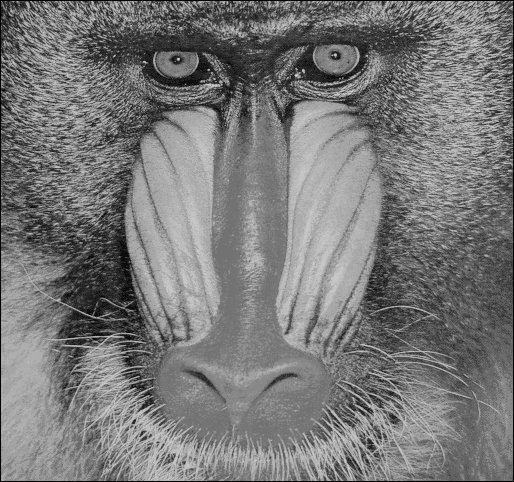
//> input picture AulasPraticas/Rafael/OpenCV/OpenCV_Guiao_04/IMAGENS/ape1.bmp, 514 x 482 px
$ ./OpenCV_ex_2 IMAGENS/ape1.bmp   (built with g++ and OpenCV 4)
//> lines starting //> are read from the running program, lines starting //| are printed output that depends on the picture; after the words box and inside, x2 and y2 are one past the last pixel; in counts of white or black regions, pixels touching at a corner belong together
#include <iostream>


#include "opencv2/core/core.hpp"

#include "opencv2/imgproc/imgproc.hpp"

#include "opencv2/highgui/highgui.hpp"


using namespace cv;

using namespace std;


// FUNCOES AUXILIARES

void printImageFeatures( const Mat &imagem )
{
    cout << endl;

    cout << "Numero de linhas : " << imagem.size().height << endl;

    cout << "Numero de colunas : " << imagem.size().width << endl;

    cout << "Numero de canais : " << imagem.channels() << endl;

    cout << "Numero de bytes por pixel : " << imagem.elemSize() << endl;

    cout << endl;
}


// MAIN

int main( int argc, char** argv )
{
    if( argc != 2)
    {
        cout <<"Falta o nome do ficheiro da imagem !!" << endl;

        return -1;
    }

	Mat imagemOriginal;

	imagemOriginal = imread( argv[1], CV_LOAD_IMAGE_UNCHANGED );
//> imagemOriginal is the input picture: 482 rows x 514 cols, CV_8UC1; min 0, max 217, mean 119.9

	if( ! imagemOriginal.data )
	{
	    // Leitura SEM SUCESSO

	    cout << "Ficheiro nao foi aberto ou localizado !!" << endl;

	    return -1;
	}

	if( imagemOriginal.channels() > 1 )
	{
	    // Converter para 1 so canal !!

	    cvtColor( imagemOriginal, imagemOriginal, CV_BGR2GRAY, 1 );
	}

    // Janela

    namedWindow( "Imagem Original", CV_WINDOW_AUTOSIZE );

    // Visualizar

    imshow( "Imagem Original", imagemOriginal );

    // Imprimir alguma informacao

    cout << "IMAGEM ORIGINAL" << endl;

    printImageFeatures( imagemOriginal );
//| Numero de linhas : 482
//| Numero de colunas : 514
//| Numero de canais : 1
//| Numero de bytes por pixel : 1

    // binary threshold

    Mat thresholdFMediaBinary;

    threshold( imagemOriginal, thresholdFMediaBinary, 120, 255, THRESH_BINARY_INV );
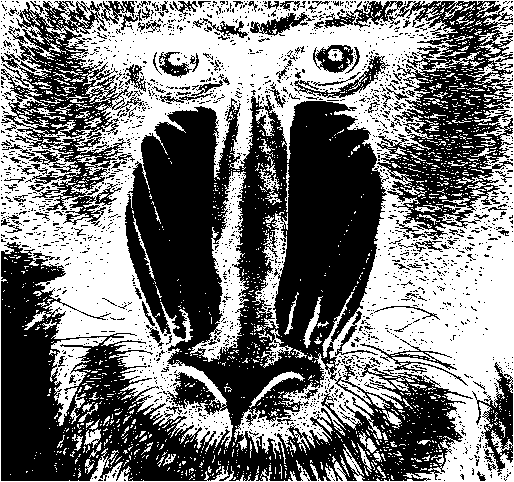
//> thresholdFMediaBinary: 482 rows x 514 cols, CV_8UC1; 47.6% white; 1780 white regions (1663 under 20 px), largest, box (x1, y1, x2, y2) and area: (0, 0, 514, 482) 99254, (190, 171, 249, 362) 3597, (50, 337, 107, 426) 1645

    namedWindow( "Binary image", CV_WINDOW_AUTOSIZE );

    imshow( "Binrary image", thresholdFMediaBinary );

    // dilate

    Mat dilateImg_33;
    Mat dilateImg_1111;

    Mat element11_11 = getStructuringElement(MORPH_ELLIPSE, Size(11, 11));
    Mat element3_3 = getStructuringElement(MORPH_ELLIPSE, Size(3, 3));

    dilate(thresholdFMediaBinary, dilateImg_1111, element11_11);
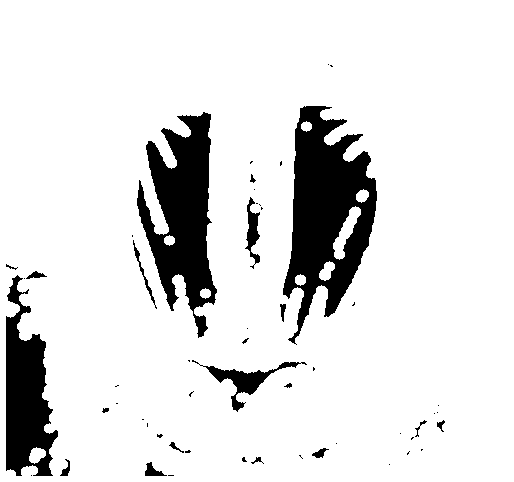
//> dilateImg_1111: 482 rows x 514 cols, CV_8UC1; 88% white; 54 black regions (35 under 20 px), largest, box (x1, y1, x2, y2) and area: (283, 106, 377, 345) 11769, (137, 112, 217, 338) 9303, (6, 275, 58, 476) 5991
    dilate(thresholdFMediaBinary, dilateImg_33, element3_3);
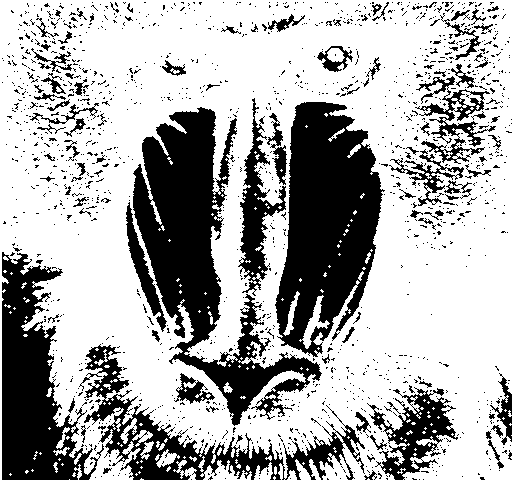
//> dilateImg_33: 482 rows x 514 cols, CV_8UC1; 68.3% white; 1463 black regions (1358 under 20 px), largest, box (x1, y1, x2, y2) and area: (133, 107, 322, 426) 19541, (275, 102, 385, 357) 17857, (2, 252, 104, 480) 11397

    Mat imageSubstract1111;
    Mat imageSubstract33;

    subtract(dilateImg_1111, thresholdFMediaBinary, imageSubstract1111);
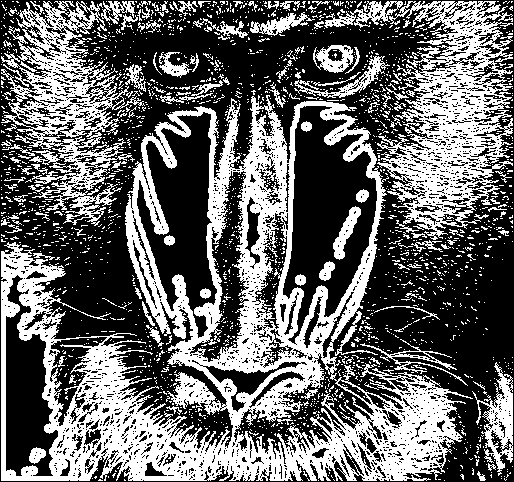
//> imageSubstract1111: 482 rows x 514 cols, CV_8UC1; 40.4% white; 2126 white regions (2001 under 20 px), largest, box (x1, y1, x2, y2) and area: (1, 95, 473, 481) 56268, (377, 1, 513, 240) 14738, (1, 1, 145, 226) 10575
    subtract(dilateImg_33, thresholdFMediaBinary, imageSubstract33);
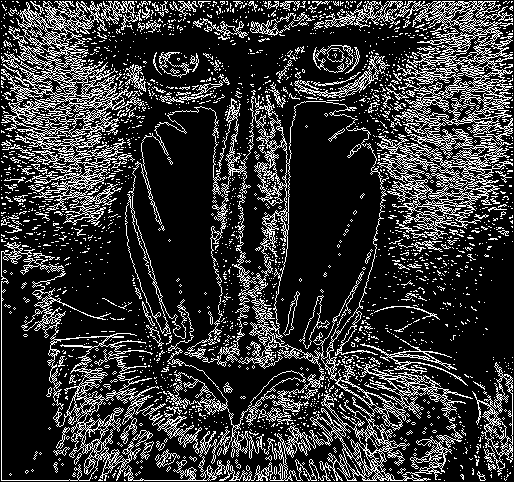
//> imageSubstract33: 482 rows x 514 cols, CV_8UC1; 20.8% white in thin lines or dots

    namedWindow( "thresholdFMediaBinary", CV_WINDOW_AUTOSIZE );
    imshow( "thresholdFMediaBinary", thresholdFMediaBinary );

    namedWindow( "imageSubstract1111", CV_WINDOW_AUTOSIZE );
    imshow( "imageSubstract1111", imageSubstract1111 );

    namedWindow( "imageSubstract33", CV_WINDOW_AUTOSIZE );
    imshow( "imageSubstract33", imageSubstract33 );
    // Esperar

    waitKey( 0 );

	// Destruir as janelas --- Desnecessario neste programa simples

	destroyAllWindows();

	return 0;
}
